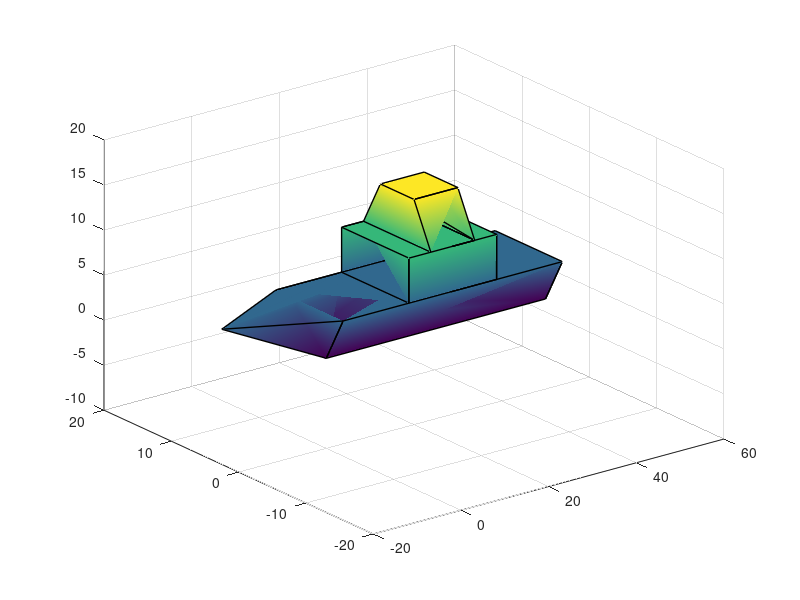

Recreate this plot in MATLAB.
function [h1,h2]=ShipPlot

x=[0     50     50      0   0   0       50     50  50   50     50  50  0   0   0   -20     0    0   -20      0   0       15       35      35      15      15      15      35      35      35      35      35      35      15      15      15      15      20      30      30      20      20                  30                  30                 20     20      20      30      30    20    30  30        20     20      30    30            ];
y=[0     0      5       5   0   -2.5    -2.5   0  -2.5  7.5    5   7.5 7.5 5   7.5  2.5    -2.5 0   2.5      5   7.5     7.5      7.5     -2.5    -2.5    7.5     7.5     7.5     7.5     7.5     -2.5    -2.5    -2.5    -2.5    -2.5    -2.5    7.5     7.5     7.5     -2.5    -2.5    7.5                  7.5              -2.5                 -2.5   0       5       5       0      0    0   -2.5      5      7.5     5     7.5  ];
z=[0     0      0       0   0   5       5      0   5    5      0   5   5   0   5    5      5    0   5        0   5       5        5       5       5       5       10      10      5       10      10      5       10      10      5       10      10      10      10      10      10      10                  10                  10                  10    15      15      15      15     15   15   10       15     10      15    10   ];

% The length is 53 i incremented each vec with 1 to get 9x6 matrices
%  x(end+1)=x(end);
%  y(end+1)=y(end);
%  z(end+1)=z(end);
%  figure(1);
 X=reshape(x,4,14);
 Y=reshape(y,4,14);
 Z=reshape(z,4,14);
 h1=surf(X,Y,Z);
 shading interp
 hold on
 h2=plot3(x,y,z,'k','LineWidth',1);
 xlim([-20 60]);ylim([-20 20]);zlim([-10 20])
% figure(1);
 